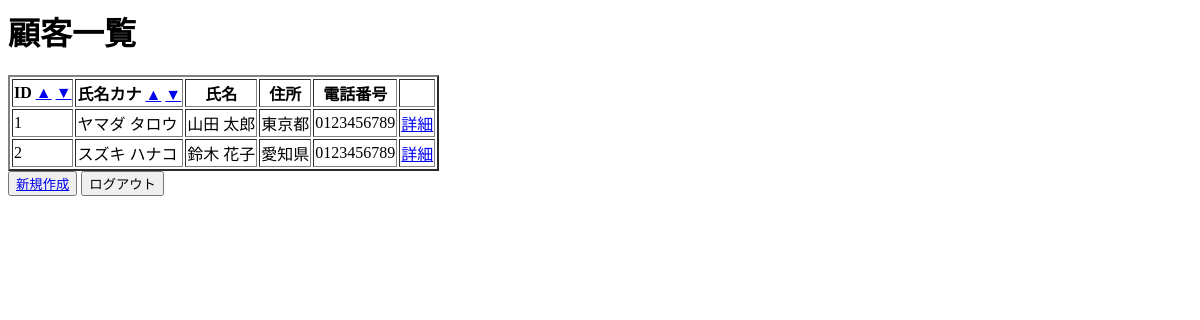
/sora/customers (signed in), run on an earlier commit of the app's database.
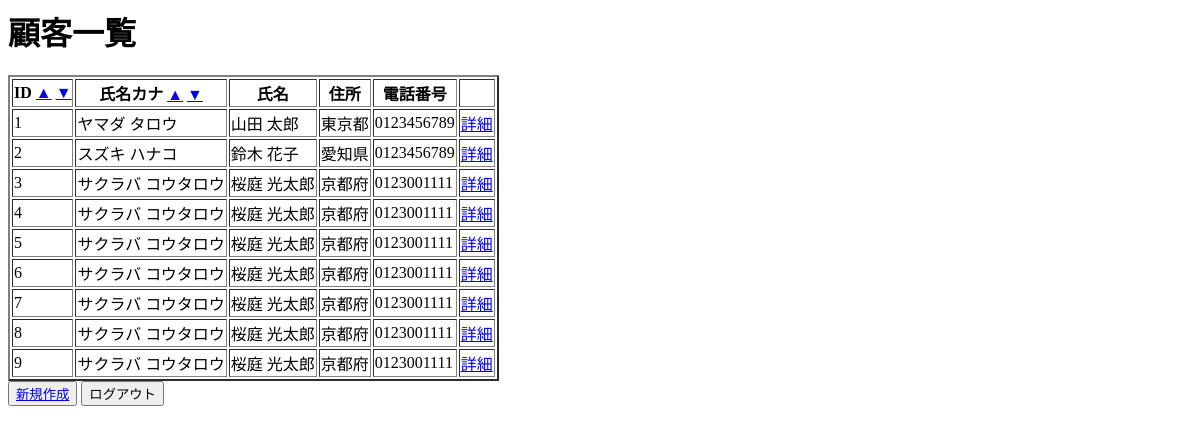
And on a later commit of the database.
### sora/models.py (models this page shows, shortened)
class Customer(models.Model):
    last_name = models.CharField(max_length=100)
    first_name = models.CharField(max_length=100)
    last_name_kana = models.CharField(max_length=100, blank=True)
    first_name_kana = models.CharField(max_length=100, blank=True)
    address = models.CharField(max_length=255)
    phone_number = models.CharField(max_length=15)
    email = models.EmailField(unique=True)
    @property
    def full_name(self):
        return f'{self.last_name} {self.first_name}'
    @property
    def full_name_kana(self):
        return f'{self.last_name_kana} {self.first_name_kana}'

### sora/views.py (the view)
# urls.py: path('customers', CustomerList.as_view(), name='index'),
class CustomerList(LoginRequiredMixin, ListView):
    model = Customer
    template_name = 'sora/customer_list.html'  # テンプレートのパス
    context_object_name = 'customers'  # テンプレート内で使用する変数名
    paginate_by = 10  # ページネーション（1ページに表示する件数）
    def get_queryset(self):
        sort_by = self.request.GET.get('sort_by', 'id')  # デフォルトは 'id'
        return Customer.objects.all().order_by(sort_by)
    def get_context_data(self, **kwargs):
        context = super().get_context_data(**kwargs)
        context['sort_by'] = self.request.GET.get(
            'sort_by', 'id'
        )  # 現在のソート条件
        return context

### sora/templates/sora/customer_list.html (shortened to what this page needs)
<h1>顧客一覧</h1>
<table border="2">
    <thead>
        <tr>
            <th>
                ID
                <a href="?sort_by=id">▲</a>
                <a href="?sort_by=-id">▼</a>
            </th>
            <th>
                氏名カナ
                <a href="?sort_by=last_name_kana">▲</a>
                <a href="?sort_by=-last_name_kana">▼</a>
            </th>
            <th>氏名</th>
            <th>住所</th>
            <th>電話番号</th>
            <th> </th>
        </tr>
    </thead>
    <tbody>
        {% for customer in customers %}
            <tr>
                <td>{{ customer.id }}</td>
                <td>{{ customer.full_name_kana }}</td>
                <td>{{ customer.full_name }}</td>
                <td>{{ customer.address }}</td>
                <td>{{ customer.phone_number }}</td>
                <td><a href="{% url 'sora:detail_customer' customer.pk %}">詳細</a></td>
            </tr>
        {% endfor %}
    </tbody>
</table>
<button><a href="{% url 'sora:create' %}">新規作成</a></button>
<form action="{% url 'accounts:logout' %}" method="POST" style="display:inline;">
    <button type="submit">ログアウト</button>
</form>

What changed in the data, as far as the page shows it:
added Customer: id "3", full_name_kana "サクラバ コウタロウ", full_name "桜庭 光太郎", address "京都府", phone_number "0123001111"
added Customer: id "4", full_name_kana "サクラバ コウタロウ", full_name "桜庭 光太郎", address "京都府", phone_number "0123001111"
added Customer: id "5", full_name_kana "サクラバ コウタロウ", full_name "桜庭 光太郎", address "京都府", phone_number "0123001111"
added Customer: id "6", full_name_kana "サクラバ コウタロウ", full_name "桜庭 光太郎", address "京都府", phone_number "0123001111"
added Customer: id "7", full_name_kana "サクラバ コウタロウ", full_name "桜庭 光太郎", address "京都府", phone_number "0123001111"
added Customer: id "8", full_name_kana "サクラバ コウタロウ", full_name "桜庭 光太郎", address "京都府", phone_number "0123001111"
added Customer: id "9", full_name_kana "サクラバ コウタロウ", full_name "桜庭 光太郎", address "京都府", phone_number "0123001111"
